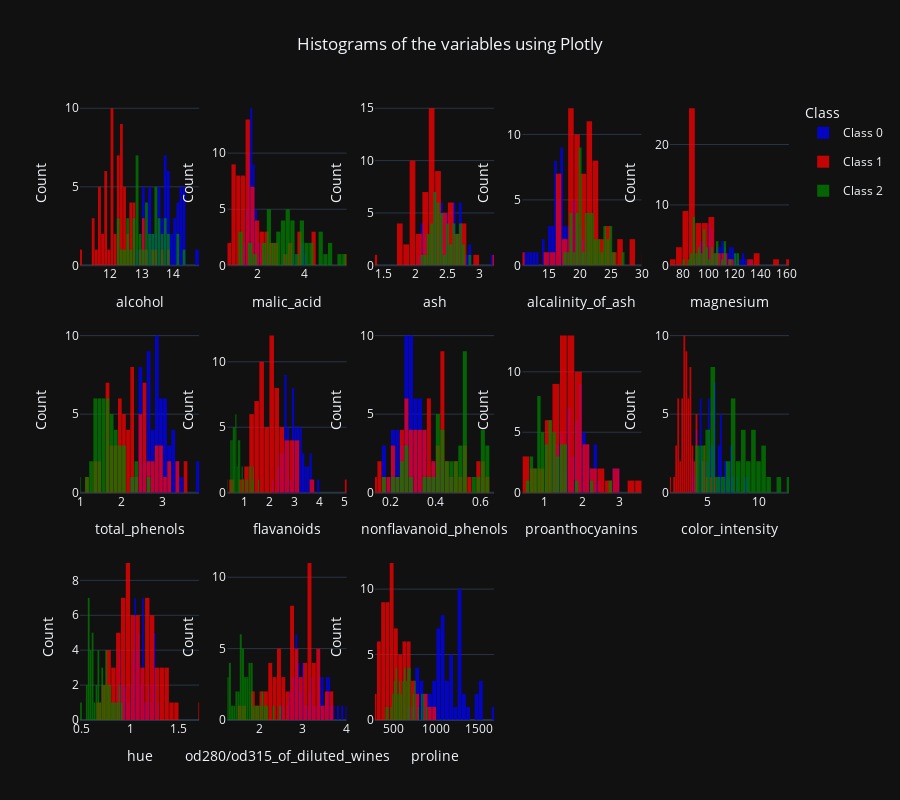

Source (notebook cell):
### Code cell
# Create a 3x5 subplot grid (since there are 13 features)
plotly_fig = make_subplots(rows=3, cols=5)

# Define the colors for each class
colors = ['blue', 'red', 'green']

# Get the min and max values for each feature to set the axis range
feature_ranges = {col: (df[col].min(), df[col].max()) for col in df.columns}

# Plot histograms using Plotly
for i, cls in enumerate(sorted(target.unique())):  # Ensure consistent color assignment
    for j, col in enumerate(df.columns):
        # Add only the first trace of each class to the legend
        show_legend = j == 0
        plotly_fig.add_trace(
            go.Histogram(
                x=df[col][target == cls],
                nbinsx=30,
                name=f'Class {cls}',
                marker=dict(color=colors[i]),
                opacity=0.75,
                legendgroup=f'class_{cls}',  # Set a unique legend group for each class
                showlegend=show_legend
            ),
            row=(j // 5) + 1,
            col=(j % 5) + 1
        )

# Set the titles for each subplot and adjust the range
for i, col in enumerate(df.columns):
    row, col_num = (i // 5) + 1, (i % 5) + 1
    plotly_fig.update_xaxes(title_text=col, row=row, col=col_num, range=feature_ranges[col])
    plotly_fig.update_yaxes(title_text='Count', row=row, col=col_num)

# Update layout
plotly_fig.update_layout(
    title_text='Histograms of the variables using Plotly',
    title_x=0.5,
    legend_title_text='Class',
    barmode='overlay',
    bargap=0.1,
    height=800  # Adjust the height to fit all subplots neatly
)

# Hide the empty subplots
for i in range(len(df.columns), 15):
    row, col = (i // 5) + 1, (i % 5) + 1
    plotly_fig.update_xaxes(visible=False, row=row, col=col)
    plotly_fig.update_yaxes(visible=False, row=row, col=col)

# Save the plot
plotly_fig.write_html("plotly_histograms.html")

# Show the Plotly interactive plot
plotly_fig.show(config={'displayModeBar': False})  # Hide the modebar by default

### Figure 1 — Plotly figure (JSON) as saved in the notebook; plotly's stock layout.template omitted (floating-point values rounded to 4 significant figures)
{"data": [{"legendgroup": "class_0", "marker": {"color": "blue"}, "name": "Class 0", "nbinsx": 30, "opacity": 0.75, "showlegend": true, "x": [14.23, 13.2, 13.16, 14.37, 13.24, 14.2, 14.39, 14.06, 14.83, 13.86, 14.1, 14.12, 13.75, 14.75, 14.38, 13.63, 14.3, 13.83, 14.19, 13.64, 14.06, 12.93, 13.71, 12.85, 13.5, 13.05, 13.39, 13.3, 13.87, 14.02, 13.73, 13.58, 13.68, 13.76, 13.51, 13.48, 13.28, 13.05, 13.07, 14.22, 13.56, 13.41, 13.88, 13.24, 13.05, 14.21, 14.38, 13.9, 14.1, 13.94, 13.05, 13.83, 13.82, 13.77, 13.74, 13.56, 14.22, 13.29, 13.72], "type": "histogram", "xaxis": "x", "yaxis": "y"}, {"legendgroup": "class_0", "marker": {"color": "blue"}, "name": "Class 0", "nbinsx": 30, "opacity": 0.75, "showlegend": false, "x": [1.71, 1.78, 2.36, 1.95, 2.59, 1.76, 1.87, 2.15, 1.64, 1.35, 2.16, 1.48, 1.73, 1.73, 1.87, 1.81, 1.92, 1.57, 1.59, 3.1, 1.63, 3.8, 1.86, 1.6, 1.81, 2.05, 1.77, 1.72, 1.9, 1.68, 1.5, 1.66, 1.83, 1.53, 1.8, 1.81, 1.64, 1.65, 1.5, 3.99, 1.71, 3.84, 1.89, 3.98, 1.77, 4.04, 3.59, 1.68, 2.02, 1.73, 1.73, 1.65, 1.75, 1.9, 1.67, 1.73, 1.7, 1.97, 1.43], "type": "histogram", "xaxis": "x2", "yaxis": "y2"}, {"legendgroup": "class_0", "marker": {"color": "blue"}, "name": "Class 0", "nbinsx": 30, "opacity": 0.75, "showlegend": false, "x": [2.43, 2.14, 2.67, 2.5, 2.87, 2.45, 2.45, 2.61, 2.17, 2.27, 2.3, 2.32, 2.41, 2.39, 2.38, 2.7, 2.72, 2.62, 2.48, 2.56, 2.28, 2.65, 2.36, 2.52, 2.61, 3.22, 2.62, 2.14, 2.8, 2.21, 2.7, 2.36, 2.36, 2.7, 2.65, 2.41, 2.84, 2.55, 2.1, 2.51, 2.31, 2.12, 2.59, 2.29, 2.1, 2.44, 2.28, 2.12, 2.4, 2.27, 2.04, 2.6, 2.42, 2.68, 2.25, 2.46, 2.3, 2.68, 2.5], "type": "histogram", "xaxis": "x3", "yaxis": "y3"}, {"legendgroup": "class_0", "marker": {"color": "blue"}, "name": "Class 0", "nbinsx": 30, "opacity": 0.75, "showlegend": false, "x": [15.6, 11.2, 18.6, 16.8, 21.0, 15.2, 14.6, 17.6, 14.0, 16.0, 18.0, 16.8, 16.0, 11.4, 12.0, 17.2, 20.0, 20.0, 16.5, 15.2, 16.0, 18.6, 16.6, 17.8, 20.0, 25.0, 16.1, 17.0, 19.4, 16.0, 22.5, 19.1, 17.2, 19.5, 19.0, 20.5, 15.5, 18.0, 15.5, 13.2, 16.2, 18.8, 15.0, 17.5, 17.0, 18.9, 16.0, 16.0, 18.8, 17.4, 12.4, 17.2, 14.0, 17.1, 16.4, 20.5, 16.3, 16.8, 16.7], "type": "histogram", "xaxis": "x4", "yaxis": "y4"}, {"legendgroup": "class_0", "marker": {"color": "blue"}, "name": "Class 0", "nbinsx": 30, "opacity": 0.75, "showlegend": false, "x": [127.0, 100.0, 101.0, 113.0, 118.0, 112.0, 96.0, 121.0, 97.0, 98.0, 105.0, 95.0, 89.0, 91.0, 102.0, 112.0, 120.0, 115.0, 108.0, 116.0, 126.0, 102.0, 101.0, 95.0, 96.0, 124.0, 93.0, 94.0, 107.0, 96.0, 101.0, 106.0, 104.0, 132.0, 110.0, 100.0, 110.0, 98.0, 98.0, 128.0, 117.0, 90.0, 101.0, 103.0, 107.0, 111.0, 102.0, 101.0, 103.0, 108.0, 92.0, 94.0, 111.0, 115.0, 118.0, 116.0, 118.0, 102.0, 108.0], "type": "histogram", "xaxis": "x5", "yaxis": "y5"}, {"legendgroup": "class_0", "marker": {"color": "blue"}, "name": "Class 0", "nbinsx": 30, "opacity": 0.75, "showlegend": false, "x": [2.8, 2.65, 2.8, 3.85, 2.8, 3.27, 2.5, 2.6, 2.8, 2.98, 2.95, 2.2, 2.6, 3.1, 3.3, 2.85, 2.8, 2.95, 3.3, 2.7, 3.0, 2.41, 2.61, 2.48, 2.53, 2.63, 2.85, 2.4, 2.95, 2.65, 3.0, 2.86, 2.42, 2.95, 2.35, 2.7, 2.6, 2.45, 2.4, 3.0, 3.15, 2.45, 3.25, 2.64, 3.0, 2.85, 3.25, 3.1, 2.75, 2.88, 2.72, 2.45, 3.88, 3.0, 2.6, 2.96, 3.2, 3.0, 3.4], "type": "histogram", "xaxis": "x6", "yaxis": "y6"}, {"legendgroup": "class_0", "marker": {"color": "blue"}, "name": "Class 0", "nbinsx": 30, "opacity": 0.75, "showlegend": false, "x": [3.06, 2.76, 3.24, 3.49, 2.69, 3.39, 2.52, 2.51, 2.98, 3.15, 3.32, 2.43, 2.76, 3.69, 3.64, 2.91, 3.14, 3.4, 3.93, 3.03, 3.17, 2.41, 2.88, 2.37, 2.61, 2.68, 2.94, 2.19, 2.97, 2.33, 3.25, 3.19, 2.69, 2.74, 2.53, 2.98, 2.68, 2.43, 2.64, 3.04, 3.29, 2.68, 3.56, 2.63, 3.0, 2.65, 3.17, 3.39, 2.92, 3.54, 3.27, 2.99, 3.74, 2.79, 2.9, 2.78, 3.0, 3.23, 3.67], "type": "histogram", "xaxis": "x7", "yaxis": "y7"}, {"legendgroup": "class_0", "marker": {"color": "blue"}, "name": "Class 0", "nbinsx": 30, "opacity": 0.75, "showlegend": false, "x": [0.28, 0.26, 0.3, 0.24, 0.39, 0.34, 0.3, 0.31, 0.29, 0.22, 0.22, 0.26, 0.29, 0.43, 0.29, 0.3, 0.33, 0.4, 0.32, 0.17, 0.24, 0.25, 0.27, 0.26, 0.28, 0.47, 0.34, 0.27, 0.37, 0.26, 0.29, 0.22, 0.42, 0.5, 0.29, 0.26, 0.34, 0.29, 0.28, 0.2, 0.34, 0.27, 0.17, 0.32, 0.28, 0.3, 0.27, 0.21, 0.32, 0.32, 0.17, 0.22, 0.32, 0.39, 0.21, 0.2, 0.26, 0.31, 0.19], "type": "histogram", "xaxis": "x8", "yaxis": "y8"}, {"legendgroup": "class_0", "marker": {"color": "blue"}, "name": "Class 0", "nbinsx": 30, "opacity": 0.75, "showlegend": false, "x": [2.29, 1.28, 2.81, 2.18, 1.82, 1.97, 1.98, 1.25, 1.98, 1.85, 2.38, 1.57, 1.81, 2.81, 2.96, 1.46, 1.97, 1.72, 1.86, 1.66, 2.1, 1.98, 1.69, 1.46, 1.66, 1.92, 1.45, 1.35, 1.76, 1.98, 2.38, 1.95, 1.97, 1.35, 1.54, 1.86, 1.36, 1.44, 1.37, 2.08, 2.34, 1.48, 1.7, 1.66, 2.03, 1.25, 2.19, 2.14, 2.38, 2.08, 2.91, 2.29, 1.87, 1.68, 1.62, 2.45, 2.03, 1.66, 2.04], "type": "histogram", "xaxis": "x9", "yaxis": "y9"}, {"legendgroup": "class_0", "marker": {"color": "blue"}, "name": "Class 0", "nbinsx": 30, "opacity": 0.75, "showlegend": false, "x": [5.64, 4.38, 5.68, 7.8, 4.32, 6.75, 5.25, 5.05, 5.2, 7.22, 5.75, 5.0, 5.6, 5.4, 7.5, 7.3, 6.2, 6.6, 8.7, 5.1, 5.65, 4.5, 3.8, 3.93, 3.52, 3.58, 4.8, 3.95, 4.5, 4.7, 5.7, 6.9, 3.84, 5.4, 4.2, 5.1, 4.6, 4.25, 3.7, 5.1, 6.13, 4.28, 5.43, 4.36, 5.04, 5.24, 4.9, 6.1, 6.2, 8.9, 7.2, 5.6, 7.05, 6.3, 5.85, 6.25, 6.38, 6.0, 6.8], "type": "histogram", "xaxis": "x10", "yaxis": "y10"}, {"legendgroup": "class_0", "marker": {"color": "blue"}, "name": "Class 0", "nbinsx": 30, "opacity": 0.75, "showlegend": false, "x": [1.04, 1.05, 1.03, 0.86, 1.04, 1.05, 1.02, 1.06, 1.08, 1.01, 1.25, 1.17, 1.15, 1.25, 1.2, 1.28, 1.07, 1.13, 1.23, 0.96, 1.09, 1.03, 1.11, 1.09, 1.12, 1.13, 0.92, 1.02, 1.25, 1.04, 1.19, 1.09, 1.23, 1.25, 1.1, 1.04, 1.09, 1.12, 1.18, 0.89, 0.95, 0.91, 0.88, 0.82, 0.88, 0.87, 1.04, 0.91, 1.07, 1.12, 1.12, 1.24, 1.01, 1.13, 0.92, 0.98, 0.94, 1.07, 0.89], "type": "histogram", "xaxis": "x11", "yaxis": "y11"}, {"legendgroup": "class_0", "marker": {"color": "blue"}, "name": "Class 0", "nbinsx": 30, "opacity": 0.75, "showlegend": false, "x": [3.92, 3.4, 3.17, 3.45, 2.93, 2.85, 3.58, 3.58, 2.85, 3.55, 3.17, 2.82, 2.9, 2.73, 3.0, 2.88, 2.65, 2.57, 2.82, 3.36, 3.71, 3.52, 4.0, 3.63, 3.82, 3.2, 3.22, 2.77, 3.4, 3.59, 2.71, 2.88, 2.87, 3.0, 2.87, 3.47, 2.78, 2.51, 2.69, 3.53, 3.38, 3.0, 3.56, 3.0, 3.35, 3.33, 3.44, 3.33, 2.75, 3.1, 2.91, 3.37, 3.26, 2.93, 3.2, 3.03, 3.31, 2.84, 2.87], "type": "histogram", "xaxis": "x12", "yaxis": "y12"}, {"legendgroup": "class_0", "marker": {"color": "blue"}, "name": "Class 0", "nbinsx": 30, "opacity": 0.75, "showlegend": false, "x": [1065.0, 1050.0, 1185.0, 1480.0, 735.0, 1450.0, 1290.0, 1295.0, 1045.0, 1045.0, 1510.0, 1280.0, 1320.0, 1150.0, 1547.0, 1310.0, 1280.0, 1130.0, 1680.0, 845.0, 780.0, 770.0, 1035.0, 1015.0, 845.0, 830.0, 1195.0, 1285.0, 915.0, 1035.0, 1285.0, 1515.0, 990.0, 1235.0, 1095.0, 920.0, 880.0, 1105.0, 1020.0, 760.0, 795.0, 1035.0, 1095.0, 680.0, 885.0, 1080.0, 1065.0, 985.0, 1060.0, 1260.0, 1150.0, 1265.0, 1190.0, 1375.0, 1060.0, 1120.0, 970.0, 1270.0, 1285.0], "type": "histogram", "xaxis": "x13", "yaxis": "y13"}, {"legendgroup": "class_1", "marker": {"color": "red"}, "name": "Class 1", "nbinsx": 30, "opacity": 0.75, "showlegend": true, "x": [12.37, 12.33, 12.64, 13.67, 12.37, 12.17, 12.37, 13.11, 12.37, 13.34, 12.21, 12.29, 13.86, 13.49, 12.99, 11.96, 11.66, 13.03, 11.84, 12.33, 12.7, 12.0, 12.72, 12.08, 13.05, 11.84, 12.67, 12.16, 11.65, 11.64, 12.08, 12.08, 12.0, 12.69, 12.29, 11.62, 12.47, 11.81, 12.29, 12.37, 12.29, 12.08, 12.6, 12.34, 11.82, 12.51, 12.42, 12.25, 12.72, 12.22, 11.61, 11.46, 12.52, 11.76, 11.41, 12.08, 11.03, 11.82, 12.42, 12.77, 12.0, 11.45, 11.56, 12.42, 13.05, 11.87, 12.07, 12.43, 11.79, 12.37, 12.04], "type": "histogram", "xaxis": "x", "yaxis": "y"}, {"legendgroup": "class_1", "marker": {"color": "red"}, "name": "Class 1", "nbinsx": 30, "opacity": 0.75, "showlegend": false, "x": [0.94, 1.1, 1.36, 1.25, 1.13, 1.45, 1.21, 1.01, 1.17, 0.94, 1.19, 1.61, 1.51, 1.66, 1.67, 1.09, 1.88, 0.9, 2.89, 0.99, 3.87, 0.92, 1.81, 1.13, 3.86, 0.89, 0.98, 1.61, 1.67, 2.06, 1.33, 1.83, 1.51, 1.53, 2.83, 1.99, 1.52, 2.12, 1.41, 1.07, 3.17, 2.08, 1.34, 2.45, 1.72, 1.73, 2.55, 1.73, 1.75, 1.29, 1.35, 3.74, 2.43, 2.68, 0.74, 1.39, 1.51, 1.47, 1.61, 3.43, 3.43, 2.4, 2.05, 4.43, 5.8, 4.31, 2.16, 1.53, 2.13, 1.63, 4.3], "type": "histogram", "xaxis": "x2", "yaxis": "y2"}, {"legendgroup": "class_1", "marker": {"color": "red"}, "name": "Class 1", "nbinsx": 30, "opacity": 0.75, "showlegend": false, "x": [1.36, 2.28, 2.02, 1.92, 2.16, 2.53, 2.56, 1.7, 1.92, 2.36, 1.75, 2.21, 2.67, 2.24, 2.6, 2.3, 1.92, 1.71, 2.23, 1.95, 2.4, 2.0, 2.2, 2.51, 2.32, 2.58, 2.24, 2.31, 2.62, 2.46, 2.3, 2.32, 2.42, 2.26, 2.22, 2.28, 2.2, 2.74, 1.98, 2.1, 2.21, 1.7, 1.9, 2.46, 1.88, 1.98, 2.27, 2.12, 2.28, 1.94, 2.7, 1.82, 2.17, 2.92, 2.5, 2.5, 2.2, 1.99, 2.19, 1.98, 2.0, 2.42, 3.23, 2.73, 2.13, 2.39, 2.17, 2.29, 2.78, 2.3, 2.38], "type": "histogram", "xaxis": "x3", "yaxis": "y3"}, {"legendgroup": "class_1", "marker": {"color": "red"}, "name": "Class 1", "nbinsx": 30, "opacity": 0.75, "showlegend": false, "x": [10.6, 16.0, 16.8, 18.0, 19.0, 19.0, 18.1, 15.0, 19.6, 17.0, 16.8, 20.4, 25.0, 24.0, 30.0, 21.0, 16.0, 16.0, 18.0, 14.8, 23.0, 19.0, 18.8, 24.0, 22.5, 18.0, 18.0, 22.8, 26.0, 21.6, 23.6, 18.5, 22.0, 20.7, 18.0, 18.0, 19.0, 21.5, 16.0, 18.5, 18.0, 17.5, 18.5, 21.0, 19.5, 20.5, 22.0, 19.0, 22.5, 19.0, 20.0, 19.5, 21.0, 20.0, 21.0, 22.5, 21.5, 20.8, 22.5, 16.0, 19.0, 20.0, 28.5, 26.5, 21.5, 21.0, 21.0, 21.5, 28.5, 24.5, 22.0], "type": "histogram", "xaxis": "x4", "yaxis": "y4"}, {"legendgroup": "class_1", "marker": {"color": "red"}, "name": "Class 1", "nbinsx": 30, "opacity": 0.75, "showlegend": false, "x": [88.0, 101.0, 100.0, 94.0, 87.0, 104.0, 98.0, 78.0, 78.0, 110.0, 151.0, 103.0, 86.0, 87.0, 139.0, 101.0, 97.0, 86.0, 112.0, 136.0, 101.0, 86.0, 86.0, 78.0, 85.0, 94.0, 99.0, 90.0, 88.0, 84.0, 70.0, 81.0, 86.0, 80.0, 88.0, 98.0, 162.0, 134.0, 85.0, 88.0, 88.0, 97.0, 88.0, 98.0, 86.0, 85.0, 90.0, 80.0, 84.0, 92.0, 94.0, 107.0, 88.0, 103.0, 88.0, 84.0, 85.0, 86.0, 108.0, 80.0, 87.0, 96.0, 119.0, 102.0, 86.0, 82.0, 85.0, 86.0, 92.0, 88.0, 80.0], "type": "histogram", "xaxis": "x5", "yaxis": "y5"}, {"legendgroup": "class_1", "marker": {"color": "red"}, "name": "Class 1", "nbinsx": 30, "opacity": 0.75, "showlegend": false, "x": [1.98, 2.05, 2.02, 2.1, 3.5, 1.89, 2.42, 2.98, 2.11, 2.53, 1.85, 1.1, 2.95, 1.88, 3.3, 3.38, 1.61, 1.95, 1.72, 1.9, 2.83, 2.42, 2.2, 2.0, 1.65, 2.2, 2.2, 1.78, 1.92, 1.95, 2.2, 1.6, 1.45, 1.38, 2.45, 3.02, 2.5, 1.6, 2.55, 3.52, 2.85, 2.23, 1.45, 2.56, 2.5, 2.2, 1.68, 1.65, 1.38, 2.36, 2.74, 3.18, 2.55, 1.75, 2.48, 2.56, 2.46, 1.98, 2.0, 1.63, 2.0, 2.9, 3.18, 2.2, 2.62, 2.86, 2.6, 2.74, 2.13, 2.22, 2.1], "type": "histogram", "xaxis": "x6", "yaxis": "y6"}, {"legendgroup": "class_1", "marker": {"color": "red"}, "name": "Class 1", "nbinsx": 30, "opacity": 0.75, "showlegend": false, "x": [0.57, 1.09, 1.41, 1.79, 3.1, 1.75, 2.65, 3.18, 2.0, 1.3, 1.28, 1.02, 2.86, 1.84, 2.89, 2.14, 1.57, 2.03, 1.32, 1.85, 2.55, 2.26, 2.53, 1.58, 1.59, 2.21, 1.94, 1.69, 1.61, 1.69, 1.59, 1.5, 1.25, 1.46, 2.25, 2.26, 2.27, 0.99, 2.5, 3.75, 2.99, 2.17, 1.36, 2.11, 1.64, 1.92, 1.84, 2.03, 1.76, 2.04, 2.92, 2.58, 2.27, 2.03, 2.01, 2.29, 2.17, 1.6, 2.09, 1.25, 1.64, 2.79, 5.08, 2.13, 2.65, 3.03, 2.65, 3.15, 2.24, 2.45, 1.75], "type": "histogram", "xaxis": "x7", "yaxis": "y7"}, {"legendgroup": "class_1", "marker": {"color": "red"}, "name": "Class 1", "nbinsx": 30, "opacity": 0.75, "showlegend": false, "x": [0.28, 0.63, 0.53, 0.32, 0.19, 0.45, 0.37, 0.26, 0.27, 0.55, 0.14, 0.37, 0.21, 0.27, 0.21, 0.13, 0.34, 0.24, 0.43, 0.35, 0.43, 0.3, 0.26, 0.4, 0.61, 0.22, 0.3, 0.43, 0.4, 0.48, 0.42, 0.52, 0.5, 0.58, 0.25, 0.17, 0.32, 0.14, 0.29, 0.24, 0.45, 0.26, 0.29, 0.34, 0.37, 0.32, 0.66, 0.37, 0.48, 0.39, 0.29, 0.24, 0.26, 0.6, 0.42, 0.43, 0.52, 0.3, 0.34, 0.43, 0.37, 0.32, 0.47, 0.43, 0.3, 0.21, 0.37, 0.39, 0.58, 0.4, 0.42], "type": "histogram", "xaxis": "x8", "yaxis": "y8"}, {"legendgroup": "class_1", "marker": {"color": "red"}, "name": "Class 1", "nbinsx": 30, "opacity": 0.75, "showlegend": false, "x": [0.42, 0.41, 0.62, 0.73, 1.87, 1.03, 2.08, 2.28, 1.04, 0.42, 2.5, 1.46, 1.87, 1.03, 1.96, 1.65, 1.15, 1.46, 0.95, 2.76, 1.95, 1.43, 1.77, 1.4, 1.62, 2.35, 1.46, 1.56, 1.34, 1.35, 1.38, 1.64, 1.63, 1.62, 1.99, 1.35, 3.28, 1.56, 1.77, 1.95, 2.81, 1.4, 1.35, 1.31, 1.42, 1.48, 1.42, 1.63, 1.63, 2.08, 2.49, 3.58, 1.22, 1.05, 1.44, 1.04, 2.01, 1.53, 1.61, 0.83, 1.87, 1.83, 1.87, 1.71, 2.01, 2.91, 1.35, 1.77, 1.76, 1.9, 1.35], "type": "histogram", "xaxis": "x9", "yaxis": "y9"}, {"legendgroup": "class_1", "marker": {"color": "red"}, "name": "Class 1", "nbinsx": 30, "opacity": 0.75, "showlegend": false, "x": [1.95, 3.27, 5.75, 3.8, 4.45, 2.95, 4.6, 5.3, 4.68, 3.17, 2.85, 3.05, 3.38, 3.74, 3.35, 3.21, 3.8, 4.6, 2.65, 3.4, 2.57, 2.5, 3.9, 2.2, 4.8, 3.05, 2.62, 2.45, 2.6, 2.8, 1.74, 2.4, 3.6, 3.05, 2.15, 3.25, 2.6, 2.5, 2.9, 4.5, 2.3, 3.3, 2.45, 2.8, 2.06, 2.94, 2.7, 3.4, 3.3, 2.7, 2.65, 2.9, 2.0, 3.8, 3.08, 2.9, 1.9, 1.95, 2.06, 3.4, 1.28, 3.25, 6.0, 2.08, 2.6, 2.8, 2.76, 3.94, 3.0, 2.12, 2.6], "type": "histogram", "xaxis": "x10", "yaxis": "y10"}, {"legendgroup": "class_1", "marker": {"color": "red"}, "name": "Class 1", "nbinsx": 30, "opacity": 0.75, "showlegend": false, "x": [1.05, 1.25, 0.98, 1.23, 1.22, 1.45, 1.19, 1.12, 1.12, 1.02, 1.28, 0.906, 1.36, 0.98, 1.31, 0.99, 1.23, 1.19, 0.96, 1.06, 1.19, 1.38, 1.16, 1.31, 0.84, 0.79, 1.23, 1.33, 1.36, 1.0, 1.07, 1.08, 1.05, 0.96, 1.15, 1.16, 1.16, 0.95, 1.23, 1.04, 1.42, 1.27, 1.04, 0.8, 0.94, 1.04, 0.86, 1.0, 0.88, 0.86, 0.96, 0.75, 0.9, 1.23, 1.1, 0.93, 1.71, 0.95, 1.06, 0.7, 0.93, 0.8, 0.93, 0.92, 0.73, 0.75, 0.86, 0.69, 0.97, 0.89, 0.79], "type": "histogram", "xaxis": "x11", "yaxis": "y11"}, {"legendgroup": "class_1", "marker": {"color": "red"}, "name": "Class 1", "nbinsx": 30, "opacity": 0.75, "showlegend": false, "x": [1.82, 1.67, 1.59, 2.46, 2.87, 2.23, 2.3, 3.18, 3.48, 1.93, 3.07, 1.82, 3.16, 2.78, 3.5, 3.13, 2.14, 2.48, 2.52, 2.31, 3.13, 3.12, 3.14, 2.72, 2.01, 3.08, 3.16, 2.26, 3.21, 2.75, 3.21, 2.27, 2.65, 2.06, 3.3, 2.96, 2.63, 2.26, 2.74, 2.77, 2.83, 2.96, 2.77, 3.38, 2.44, 3.57, 3.3, 3.17, 2.42, 3.02, 3.26, 2.81, 2.78, 2.5, 2.31, 3.19, 2.87, 3.33, 2.96, 2.12, 3.05, 3.39, 3.69, 3.12, 3.1, 3.64, 3.28, 2.84, 2.44, 2.78, 2.57], "type": "histogram", "xaxis": "x12", "yaxis": "y12"}, {"legendgroup": "class_1", "marker": {"color": "red"}, "name": "Class 1", "nbinsx": 30, "opacity": 0.75, "showlegend": false, "x": [520.0, 680.0, 450.0, 630.0, 420.0, 355.0, 678.0, 502.0, 510.0, 750.0, 718.0, 870.0, 410.0, 472.0, 985.0, 886.0, 428.0, 392.0, 500.0, 750.0, 463.0, 278.0, 714.0, 630.0, 515.0, 520.0, 450.0, 495.0, 562.0, 680.0, 625.0, 480.0, 450.0, 495.0, 290.0, 345.0, 937.0, 625.0, 428.0, 660.0, 406.0, 710.0, 562.0, 438.0, 415.0, 672.0, 315.0, 510.0, 488.0, 312.0, 680.0, 562.0, 325.0, 607.0, 434.0, 385.0, 407.0, 495.0, 345.0, 372.0, 564.0, 625.0, 465.0, 365.0, 380.0, 380.0, 378.0, 352.0, 466.0, 342.0, 580.0], "type": "histogram", "xaxis": "x13", "yaxis": "y13"}, {"legendgroup": "class_2", "marker": {"color": "green"}, "name": "Class 2", "nbinsx": 30, "opacity": 0.75, "showlegend": true, "x": [12.86, 12.88, 12.81, 12.7, 12.51, 12.6, 12.25, 12.53, 13.49, 12.84, 12.93, 13.36, 13.52, 13.62, 12.25, 13.16, 13.88, 12.87, 13.32, 13.08, 13.5, 12.79, 13.11, 13.23, 12.58, 13.17, 13.84, 12.45, 14.34, 13.48, 12.36, 13.69, 12.85, 12.96, 13.78, 13.73, 13.45, 12.82, 13.58, 13.4, 12.2, 12.77, 14.16, 13.71, 13.4, 13.27, 13.17, 14.13], "type": "histogram", "xaxis": "x", "yaxis": "y"}, {"legendgroup": "class_2", "marker": {"color": "green"}, "name": "Class 2", "nbinsx": 30, "opacity": 0.75, "showlegend": false, "x": [1.35, 2.99, 2.31, 3.55, 1.24, 2.46, 4.72, 5.51, 3.59, 2.96, 2.81, 2.56, 3.17, 4.95, 3.88, 3.57, 5.04, 4.61, 3.24, 3.9, 3.12, 2.67, 1.9, 3.3, 1.29, 5.19, 4.12, 3.03, 1.68, 1.67, 3.83, 3.26, 3.27, 3.45, 2.76, 4.36, 3.7, 3.37, 2.58, 4.6, 3.03, 2.39, 2.51, 5.65, 3.91, 4.28, 2.59, 4.1], "type": "histogram", "xaxis": "x2", "yaxis": "y2"}, {"legendgroup": "class_2", "marker": {"color": "green"}, "name": "Class 2", "nbinsx": 30, "opacity": 0.75, "showlegend": false, "x": [2.32, 2.4, 2.4, 2.36, 2.25, 2.2, 2.54, 2.64, 2.19, 2.61, 2.7, 2.35, 2.72, 2.35, 2.2, 2.15, 2.23, 2.48, 2.38, 2.36, 2.62, 2.48, 2.75, 2.28, 2.1, 2.32, 2.38, 2.64, 2.7, 2.64, 2.38, 2.54, 2.58, 2.35, 2.3, 2.26, 2.6, 2.3, 2.69, 2.86, 2.32, 2.28, 2.48, 2.45, 2.48, 2.26, 2.37, 2.74], "type": "histogram", "xaxis": "x3", "yaxis": "y3"}, {"legendgroup": "class_2", "marker": {"color": "green"}, "name": "Class 2", "nbinsx": 30, "opacity": 0.75, "showlegend": false, "x": [18.0, 20.0, 24.0, 21.5, 17.5, 18.5, 21.0, 25.0, 19.5, 24.0, 21.0, 20.0, 23.5, 20.0, 18.5, 21.0, 20.0, 21.5, 21.5, 21.5, 24.0, 22.0, 25.5, 18.5, 20.0, 22.0, 19.5, 27.0, 25.0, 22.5, 21.0, 20.0, 22.0, 18.5, 22.0, 22.5, 23.0, 19.5, 24.5, 25.0, 19.0, 19.5, 20.0, 20.5, 23.0, 20.0, 20.0, 24.5], "type": "histogram", "xaxis": "x4", "yaxis": "y4"}, {"legendgroup": "class_2", "marker": {"color": "green"}, "name": "Class 2", "nbinsx": 30, "opacity": 0.75, "showlegend": false, "x": [122.0, 104.0, 98.0, 106.0, 85.0, 94.0, 89.0, 96.0, 88.0, 101.0, 96.0, 89.0, 97.0, 92.0, 112.0, 102.0, 80.0, 86.0, 92.0, 113.0, 123.0, 112.0, 116.0, 98.0, 103.0, 93.0, 89.0, 97.0, 98.0, 89.0, 88.0, 107.0, 106.0, 106.0, 90.0, 88.0, 111.0, 88.0, 105.0, 112.0, 96.0, 86.0, 91.0, 95.0, 102.0, 120.0, 120.0, 96.0], "type": "histogram", "xaxis": "x5", "yaxis": "y5"}, {"legendgroup": "class_2", "marker": {"color": "green"}, "name": "Class 2", "nbinsx": 30, "opacity": 0.75, "showlegend": false, "x": [1.51, 1.3, 1.15, 1.7, 2.0, 1.62, 1.38, 1.79, 1.62, 2.32, 1.54, 1.4, 1.55, 2.0, 1.38, 1.5, 0.98, 1.7, 1.93, 1.41, 1.4, 1.48, 2.2, 1.8, 1.48, 1.74, 1.8, 1.9, 2.8, 2.6, 2.3, 1.83, 1.65, 1.39, 1.35, 1.28, 1.7, 1.48, 1.55, 1.98, 1.25, 1.39, 1.68, 1.68, 1.8, 1.59, 1.65, 2.05], "type": "histogram", "xaxis": "x6", "yaxis": "y6"}, {"legendgroup": "class_2", "marker": {"color": "green"}, "name": "Class 2", "nbinsx": 30, "opacity": 0.75, "showlegend": false, "x": [1.25, 1.22, 1.09, 1.2, 0.58, 0.66, 0.47, 0.6, 0.48, 0.6, 0.5, 0.5, 0.52, 0.8, 0.78, 0.55, 0.34, 0.65, 0.76, 1.39, 1.57, 1.36, 1.28, 0.83, 0.58, 0.63, 0.83, 0.58, 1.31, 1.1, 0.92, 0.56, 0.6, 0.7, 0.68, 0.47, 0.92, 0.66, 0.84, 0.96, 0.49, 0.51, 0.7, 0.61, 0.75, 0.69, 0.68, 0.76], "type": "histogram", "xaxis": "x7", "yaxis": "y7"}, {"legendgroup": "class_2", "marker": {"color": "green"}, "name": "Class 2", "nbinsx": 30, "opacity": 0.75, "showlegend": false, "x": [0.21, 0.24, 0.27, 0.17, 0.6, 0.63, 0.53, 0.63, 0.58, 0.53, 0.53, 0.37, 0.5, 0.47, 0.29, 0.43, 0.4, 0.47, 0.45, 0.34, 0.22, 0.24, 0.26, 0.61, 0.53, 0.61, 0.48, 0.63, 0.53, 0.52, 0.5, 0.5, 0.6, 0.4, 0.41, 0.52, 0.43, 0.4, 0.39, 0.27, 0.4, 0.48, 0.44, 0.52, 0.43, 0.43, 0.53, 0.56], "type": "histogram", "xaxis": "x8", "yaxis": "y8"}, {"legendgroup": "class_2", "marker": {"color": "green"}, "name": "Class 2", "nbinsx": 30, "opacity": 0.75, "showlegend": false, "x": [0.94, 0.83, 0.83, 0.84, 1.25, 0.94, 0.8, 1.1, 0.88, 0.81, 0.75, 0.64, 0.55, 1.02, 1.14, 1.3, 0.68, 0.86, 1.25, 1.14, 1.25, 1.26, 1.56, 1.87, 1.4, 1.55, 1.56, 1.14, 2.7, 2.29, 1.04, 0.8, 0.96, 0.94, 1.03, 1.15, 1.46, 0.97, 1.54, 1.11, 0.73, 0.64, 1.24, 1.06, 1.41, 1.35, 1.46, 1.35], "type": "histogram", "xaxis": "x9", "yaxis": "y9"}, {"legendgroup": "class_2", "marker": {"color": "green"}, "name": "Class 2", "nbinsx": 30, "opacity": 0.75, "showlegend": false, "x": [4.1, 5.4, 5.7, 5.0, 5.45, 7.1, 3.85, 5.0, 5.7, 4.92, 4.6, 5.6, 4.35, 4.4, 8.21, 4.0, 4.9, 7.65, 8.42, 9.4, 8.6, 10.8, 7.1, 10.52, 7.6, 7.9, 9.01, 7.5, 13.0, 11.75, 7.65, 5.88, 5.58, 5.28, 9.58, 6.62, 10.68, 10.26, 8.66, 8.5, 5.5, 9.9, 9.7, 7.7, 7.3, 10.2, 9.3, 9.2], "type": "histogram", "xaxis": "x10", "yaxis": "y10"}, {"legendgroup": "class_2", "marker": {"color": "green"}, "name": "Class 2", "nbinsx": 30, "opacity": 0.75, "showlegend": false, "x": [0.76, 0.74, 0.66, 0.78, 0.75, 0.73, 0.75, 0.82, 0.81, 0.89, 0.77, 0.7, 0.89, 0.91, 0.65, 0.6, 0.58, 0.54, 0.55, 0.57, 0.59, 0.48, 0.61, 0.56, 0.58, 0.6, 0.57, 0.67, 0.57, 0.57, 0.56, 0.96, 0.87, 0.68, 0.7, 0.78, 0.85, 0.72, 0.74, 0.67, 0.66, 0.57, 0.62, 0.64, 0.7, 0.59, 0.6, 0.61], "type": "histogram", "xaxis": "x11", "yaxis": "y11"}, {"legendgroup": "class_2", "marker": {"color": "green"}, "name": "Class 2", "nbinsx": 30, "opacity": 0.75, "showlegend": false, "x": [1.29, 1.42, 1.36, 1.29, 1.51, 1.58, 1.27, 1.69, 1.82, 2.15, 2.31, 2.47, 2.06, 2.05, 2.0, 1.68, 1.33, 1.86, 1.62, 1.33, 1.3, 1.47, 1.33, 1.51, 1.55, 1.48, 1.64, 1.73, 1.96, 1.78, 1.58, 1.82, 2.11, 1.75, 1.68, 1.75, 1.56, 1.75, 1.8, 1.92, 1.83, 1.63, 1.71, 1.74, 1.56, 1.56, 1.62, 1.6], "type": "histogram", "xaxis": "x12", "yaxis": "y12"}, {"legendgroup": "class_2", "marker": {"color": "green"}, "name": "Class 2", "nbinsx": 30, "opacity": 0.75, "showlegend": false, "x": [630.0, 530.0, 560.0, 600.0, 650.0, 695.0, 720.0, 515.0, 580.0, 590.0, 600.0, 780.0, 520.0, 550.0, 855.0, 830.0, 415.0, 625.0, 650.0, 550.0, 500.0, 480.0, 425.0, 675.0, 640.0, 725.0, 480.0, 880.0, 660.0, 620.0, 520.0, 680.0, 570.0, 675.0, 615.0, 520.0, 695.0, 685.0, 750.0, 630.0, 510.0, 470.0, 660.0, 740.0, 750.0, 835.0, 840.0, 560.0], "type": "histogram", "xaxis": "x13", "yaxis": "y13"}], "layout": {"xaxis": {"anchor": "y", "domain": [0.0, 0.168], "title": {"text": "alcohol"}, "range": [11.03, 14.83]}, "yaxis": {"anchor": "x", "domain": [0.7333, 1.0], "title": {"text": "Count"}}, "xaxis2": {"anchor": "y2", "domain": [0.208, 0.376], "title": {"text": "malic_acid"}, "range": [0.74, 5.8]}, "yaxis2": {"anchor": "x2", "domain": [0.7333, 1.0], "title": {"text": "Count"}}, "xaxis3": {"anchor": "y3", "domain": [0.416, 0.584], "title": {"text": "ash"}, "range": [1.36, 3.23]}, "yaxis3": {"anchor": "x3", "domain": [0.7333, 1.0], "title": {"text": "Count"}}, "xaxis4": {"anchor": "y4", "domain": [0.624, 0.792], "title": {"text": "alcalinity_of_ash"}, "range": [10.6, 30.0]}, "yaxis4": {"anchor": "x4", "domain": [0.7333, 1.0], "title": {"text": "Count"}}, "xaxis5": {"anchor": "y5", "domain": [0.832, 1.0], "title": {"text": "magnesium"}, "range": [70.0, 162.0]}, "yaxis5": {"anchor": "x5", "domain": [0.7333, 1.0], "title": {"text": "Count"}}, "xaxis6": {"anchor": "y6", "domain": [0.0, 0.168], "title": {"text": "total_phenols"}, "range": [0.98, 3.88]}, "yaxis6": {"anchor": "x6", "domain": [0.3667, 0.6333], "title": {"text": "Count"}}, "xaxis7": {"anchor": "y7", "domain": [0.208, 0.376], "title": {"text": "flavanoids"}, "range": [0.34, 5.08]}, "yaxis7": {"anchor": "x7", "domain": [0.3667, 0.6333], "title": {"text": "Count"}}, "xaxis8": {"anchor": "y8", "domain": [0.416, 0.584], "title": {"text": "nonflavanoid_phenols"}, "range": [0.13, 0.66]}, "yaxis8": {"anchor": "x8", "domain": [0.3667, 0.6333], "title": {"text": "Count"}}, "xaxis9": {"anchor": "y9", "domain": [0.624, 0.792], "title": {"text": "proanthocyanins"}, "range": [0.41, 3.58]}, "yaxis9": {"anchor": "x9", "domain": [0.3667, 0.6333], "title": {"text": "Count"}}, "xaxis10": {"anchor": "y10", "domain": [0.832, 1.0], "title": {"text": "color_intensity"}, "range": [1.28, 13.0]}, "yaxis10": {"anchor": "x10", "domain": [0.3667, 0.6333], "title": {"text": "Count"}}, "xaxis11": {"anchor": "y11", "domain": [0.0, 0.168], "title": {"text": "hue"}, "range": [0.48, 1.71]}, "yaxis11": {"anchor": "x11", "domain": [0.0, 0.2667], "title": {"text": "Count"}}, "xaxis12": {"anchor": "y12", "domain": [0.208, 0.376], "title": {"text": "od280/od315_of_diluted_wines"}, "range": [1.27, 4.0]}, "yaxis12": {"anchor": "x12", "domain": [0.0, 0.2667], "title": {"text": "Count"}}, "xaxis13": {"anchor": "y13", "domain": [0.416, 0.584], "title": {"text": "proline"}, "range": [278.0, 1680.0]}, "yaxis13": {"anchor": "x13", "domain": [0.0, 0.2667], "title": {"text": "Count"}}, "xaxis14": {"anchor": "y14", "domain": [0.624, 0.792], "visible": false}, "yaxis14": {"anchor": "x14", "domain": [0.0, 0.2667], "visible": false}, "xaxis15": {"anchor": "y15", "domain": [0.832, 1.0], "visible": false}, "yaxis15": {"anchor": "x15", "domain": [0.0, 0.2667], "visible": false}, "title": {"text": "Histograms of the variables using Plotly", "x": 0.5}, "legend": {"title": {"text": "Class"}}, "barmode": "overlay", "bargap": 0.1, "height": 800}}
